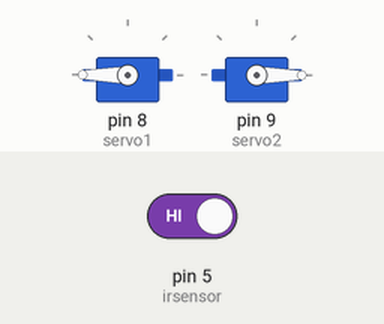
A sketch run on a simulated Arduino Uno, built with avr-gcc and run on an emulated ATmega328P. Shown: 2 × servo. The inputs (shaded band) are chosen by the test bench; at power-on: pin 5 (irsensor) HIGH.

Above: at 1.2 s.
1.3 s: pin 5 (irsensor) driven LOW
At 2.3 s:
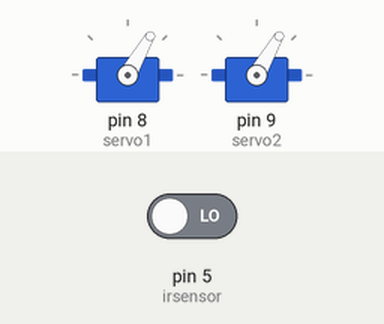
2.8 s: pin 5 (irsensor) driven HIGH
At 3.4 s:
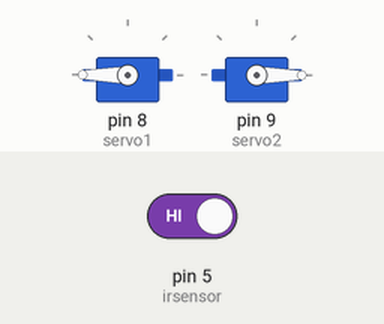
Timing chart, 0 to 5.8 s (numbered marks = the images above; inputs shaded):
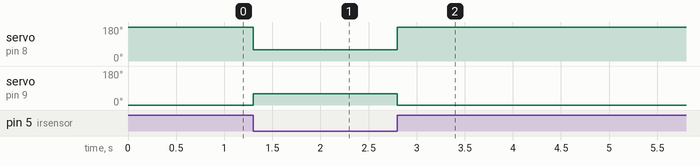

Measured:
- after the input at 1.3 s, servo on pin 8 (servo1): 180° → 60° at once; servo on pin 9 (servo2): 0° → 60° at once
- after the input at 2.8 s, servo on pin 8 (servo1): 60° → 180° at once; servo on pin 9 (servo2): 60° → 0° at once

The sketch:

linetracking.ino
```cpp
#include <Servo.h>

Servo servo1;
Servo servo2;
int irsensor=5;

void setup() {
  // put your setup code here, to run once:
servo1.attach(8);
servo2.attach(9);
pinMode(irsensor,INPUT);
}

void loop() {
  // put your main code here, to run repeatedly:
if (digitalRead(irsensor)==LOW){
servo1.write(60);  //makes the rover turn in a circle so as to look for the path again
servo2.write(60);
// delay(1000);
// servo1.write(360);
// servo2.write(180);
}else{
servo1.write(180); //makes the rover move in a continuous straight line
servo2.write(0);
}
}
```
